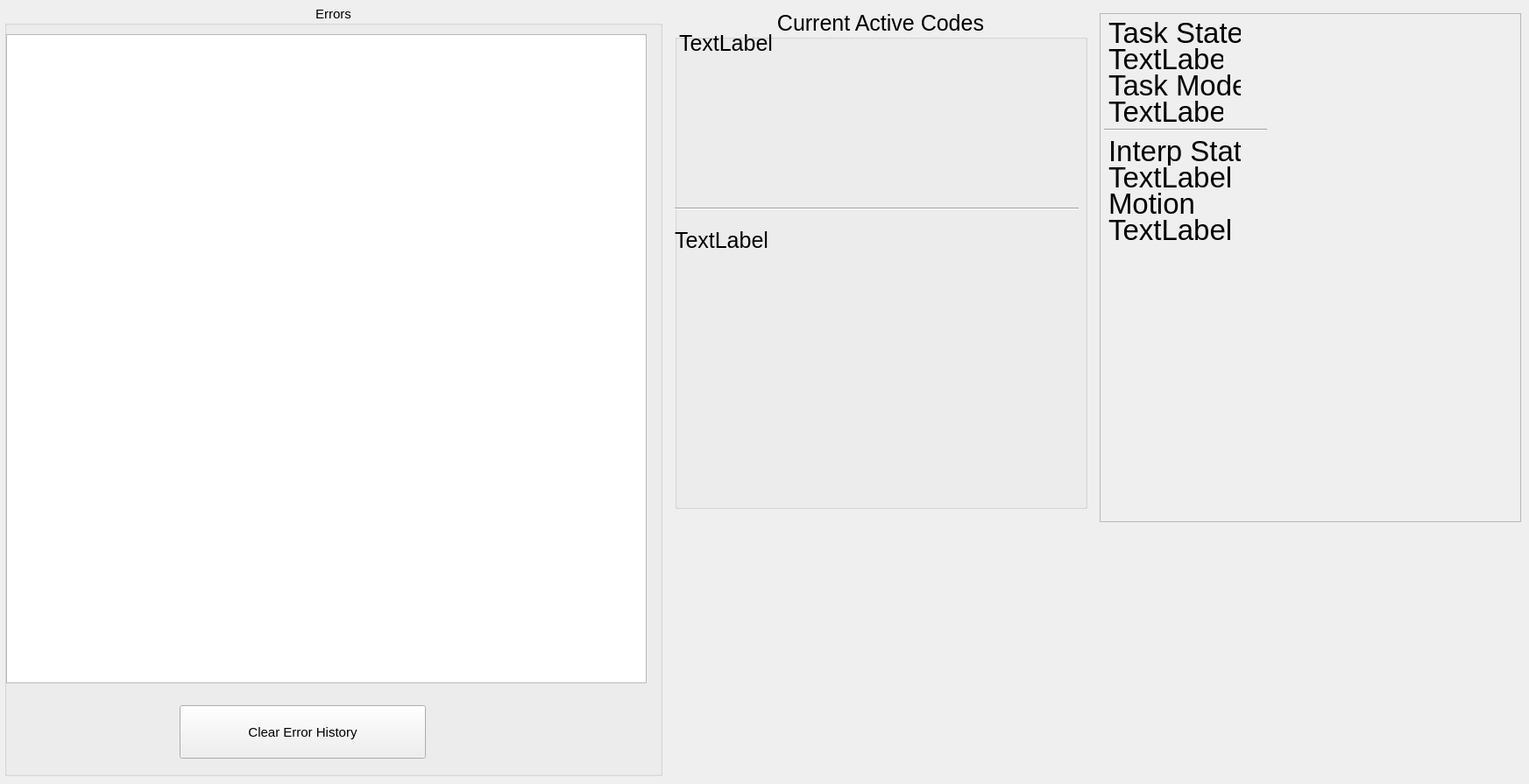
      <widget class="QWidget" name="tab_10">
       <property name="font">
        <font>
         <pointsize>25</pointsize>
        </font>
       </property>
       <attribute name="title">
        <string>Status</string>
       </attribute>
       <widget class="QGroupBox" name="groupBox_2">
        <property name="geometry">
         <rect>
          <x>5</x>
          <y>5</y>
          <width>751</width>
          <height>881</height>
         </rect>
        </property>
        <property name="font">
         <font>
          <pointsize>11</pointsize>
         </font>
        </property>
        <property name="title">
         <string>Errors</string>
        </property>
        <property name="alignment">
         <set>Qt::AlignCenter</set>
        </property>
        <widget class="QPushButton" name="clear_errors_pb">
         <property name="geometry">
          <rect>
           <x>200</x>
           <y>800</y>
           <width>281</width>
           <height>61</height>
          </rect>
         </property>
         <property name="text">
          <string>Clear Error History</string>
         </property>
        </widget>
        <widget class="QPlainTextEdit" name="errors_pte">
         <property name="geometry">
          <rect>
           <x>2</x>
           <y>34</y>
           <width>731</width>
           <height>741</height>
          </rect>
         </property>
         <property name="font">
          <font>
           <pointsize>15</pointsize>
          </font>
         </property>
        </widget>
       </widget>
       <widget class="QFrame" name="frame_6">
        <property name="geometry">
         <rect>
          <x>1255</x>
          <y>15</y>
          <width>481</width>
          <height>581</height>
         </rect>
        </property>
        <property name="frameShape">
         <enum>QFrame::StyledPanel</enum>
        </property>
        <property name="frameShadow">
         <enum>QFrame::Raised</enum>
        </property>
        <widget class="QLabel" name="task_mode_lb">
         <property name="geometry">
          <rect>
           <x>10</x>
           <y>95</y>
           <width>131</width>
           <height>34</height>
          </rect>
         </property>
         <property name="text">
          <string>TextLabel</string>
         </property>
        </widget>
        <widget class="QLabel" name="label_8">
         <property name="geometry">
          <rect>
           <x>10</x>
           <y>65</y>
           <width>151</width>
           <height>34</height>
          </rect>
         </property>
         <property name="text">
          <string>Task Mode</string>
         </property>
        </widget>
        <widget class="QLabel" name="label_7">
         <property name="geometry">
          <rect>
           <x>10</x>
           <y>5</y>
           <width>151</width>
           <height>34</height>
          </rect>
         </property>
         <property name="text">
          <string>Task State</string>
         </property>
        </widget>
        <widget class="QLabel" name="task_state_lb">
         <property name="geometry">
          <rect>
           <x>10</x>
           <y>35</y>
           <width>131</width>
           <height>34</height>
          </rect>
         </property>
         <property name="text">
          <string>TextLabel</string>
         </property>
        </widget>
        <widget class="QLabel" name="motion_mode_lb">
         <property name="geometry">
          <rect>
           <x>10</x>
           <y>230</y>
           <width>151</width>
           <height>34</height>
          </rect>
         </property>
         <property name="text">
          <string>TextLabel</string>
         </property>
        </widget>
        <widget class="QLabel" name="interp_state_lb">
         <property name="geometry">
          <rect>
           <x>10</x>
           <y>170</y>
           <width>151</width>
           <height>34</height>
          </rect>
         </property>
         <property name="text">
          <string>TextLabel</string>
         </property>
        </widget>
        <widget class="QLabel" name="label_23">
         <property name="geometry">
          <rect>
           <x>10</x>
           <y>200</y>
           <width>131</width>
           <height>34</height>
          </rect>
         </property>
         <property name="text">
          <string>Motion</string>
         </property>
        </widget>
        <widget class="QLabel" name="label_28">
         <property name="geometry">
          <rect>
           <x>10</x>
           <y>140</y>
           <width>151</width>
           <height>34</height>
          </rect>
         </property>
         <property name="text">
          <string>Interp State</string>
         </property>
        </widget>
        <widget class="Line" name="line">
         <property name="geometry">
          <rect>
           <x>5</x>
           <y>125</y>
           <width>186</width>
           <height>16</height>
          </rect>
         </property>
         <property name="orientation">
          <enum>Qt::Horizontal</enum>
         </property>
        </widget>
       </widget>
       <widget class="QGroupBox" name="groupBox_9">
        <property name="geometry">
         <rect>
          <x>770</x>
          <y>10</y>
          <width>471</width>
          <height>571</height>
         </rect>
        </property>
        <property name="font">
         <font>
          <pointsize>19</pointsize>
         </font>
        </property>
        <property name="title">
         <string>Current Active Codes</string>
        </property>
        <property name="alignment">
         <set>Qt::AlignCenter</set>
        </property>
        <widget class="QLabel" name="gcodes_lb">
         <property name="geometry">
          <rect>
           <x>5</x>
           <y>25</y>
           <width>441</width>
           <height>181</height>
          </rect>
         </property>
         <property name="frameShape">
          <enum>QFrame::NoFrame</enum>
         </property>
         <property name="text">
          <string>TextLabel</string>
         </property>
         <property name="alignment">
          <set>Qt::AlignLeading|Qt::AlignLeft|Qt::AlignTop</set>
         </property>
         <property name="wordWrap">
          <bool>true</bool>
         </property>
        </widget>
        <widget class="QLabel" name="mcodes_lb">
         <property name="geometry">
          <rect>
           <x>0</x>
           <y>250</y>
           <width>451</width>
           <height>301</height>
          </rect>
         </property>
         <property name="frameShape">
          <enum>QFrame::NoFrame</enum>
         </property>
         <property name="text">
          <string>TextLabel</string>
         </property>
         <property name="alignment">
          <set>Qt::AlignLeading|Qt::AlignLeft|Qt::AlignTop</set>
         </property>
         <property name="wordWrap">
          <bool>true</bool>
         </property>
        </widget>
        <widget class="Line" name="line_6">
         <property name="geometry">
          <rect>
           <x>0</x>
           <y>220</y>
           <width>461</width>
           <height>16</height>
          </rect>
         </property>
         <property name="orientation">
          <enum>Qt::Horizontal</enum>
         </property>
        </widget>
       </widget>
      </widget>
